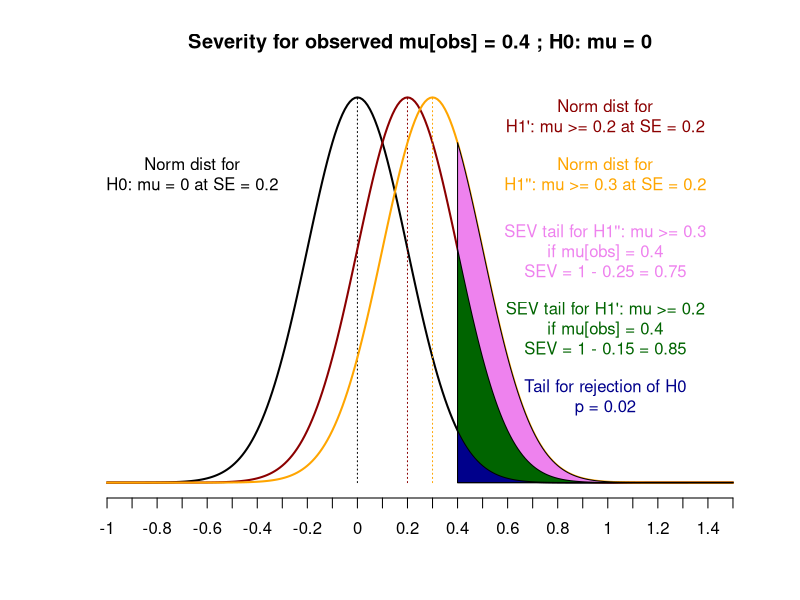

This figure's R source:
save.pdf = F

# Sig level.
sig <- 0.05

# Hypothesis.
# H0 : mu = 0
# H1 : mu > 0

# Parameters.
sd <- 2
n <- 100

# The three outcomes.
mus <- c( mu1 <- 0.4 # 2σ
          , mu2 <- 0.6 # 3σ
          , mu3 <- 1.0 # 5σ
)

# Significance tests for the tree outcomes.
se <- sd/sqrt(n)

zs <- mus/se
ps <- 1-pnorm(zs)
sigs <- ps <= sig


cat("=== Sig tests for potential outcomes ===\n"
    , "H0 : mu = 0\n", "H1 : mu > 0\n"
    , "sd = ", sd, "\nn = ", n, "\n"
    , "se = ", sd, "/√", n, " = ", se, "\n\n"
    , sep=""
)
for (i in 1:length(mus)) {
  cat("mu_obs = ", mus[i]
      , "\n z = ", zs[i]
      , "\n p = ", ps[i]
      , "\n sig = ", sigs[i]
      , "\n\n"
      , sep = ""
  )
}


if (save.pdf) pdf("severity2.pdf")

# Now set some discrepancy from the null for which sig-level has been
# reached. For example 0.4. It's two SEs from the mean under the Null.
# Is such an outcome good evidence for mu > 0.2? The goal is to tell us more
# about the probabilities of concrete deviations from the Null, not just
# "It's something larger than 0."
1-pnorm(1)
xs <- seq(-1, 1.5, 0.01)
sev <- 1-qnorm(p = 0.4, mean = 0.2, sd = se, lower.tail = T)
sev2 <- 1-qnorm(p = 0.4, mean = 0.3, sd = se, lower.tail = T)

plot(dnorm(xs, mean = 0, sd = se), type = "l", xaxt = "n", col = 1, lwd = 2,
     main = "Severity for observed mu[obs] = 0.4 ; H0: mu = 0",
     ylab="", xlab = "", yaxt = "n", frame.plot = F)
lines(rep(which.min(abs(xs - 0)), 2), c(0, dnorm(0, mean = 0, sd = se)), col = 1, lwd = 1, lty = 3)

lines(dnorm(xs, mean = 0.2, sd = se), col = "darkred", lwd = 2)
lines(rep(which.min(abs(xs - 0.2)), 2), c(0, dnorm(0.2, mean = 0.2, sd = se)), col = "darkred", lwd = 1, lty = 3)

lines(dnorm(xs, mean = 0.3, sd = se), col = "orange", lwd = 2)
lines(rep(which.min(abs(xs - 0.3)), 2), c(0, dnorm(0.3, mean = 0.3, sd = se)), col = "orange", lwd = 1, lty = 3)

# lines(rep(which.min(abs(xs - 0.4)), 2), c(0, ), col = 3, lwd = 2)
x.start <- which.min(abs(xs - 0.4))
x.end <- length(xs)
y1.all <- dnorm(seq(0.4, 1.5, 0.01), mean = 0, sd = se)
y2.all <- dnorm(seq(0.4, 1.5, 0.01), mean = 0.2, sd = se)
y3.all <- dnorm(seq(0.4, 1.5, 0.01), mean = 0.3, sd = se)
polygon(c(x.start, x.start:x.end), c(0, y3.all), col = "violet")
polygon(c(x.start, x.start:x.end), c(0, y2.all), col = "darkgreen")
polygon(c(x.start, x.start:x.end), c(0, y1.all), col = "darkblue")

axis(1, at = seq(1:length(xs))[c(TRUE, rep(FALSE, 9))], labels = xs[c(TRUE, rep(FALSE, 9))])
text(x = 35, y = 1.6, labels = paste0("Norm dist for\nH0: mu = 0 at SE = ", se))
text(x = 200, y = 1.9, labels = paste0("Norm dist for\nH1': mu >= 0.2 at SE = ", se), col ="darkred")
text(x = 200, y = 1.6, labels = paste0("Norm dist for\nH1'': mu >= 0.3 at SE = ", se), col ="orange")

text(x = 200, y = 1.2, labels = paste0("SEV tail for H1'': mu >= 0.3\nif mu[obs] = 0.4\nSEV = 1 - ", round(1-sev2, 2), " = ", round(sev2,2)), col ="violet")
text(x = 200, y = 0.8, labels = paste0("SEV tail for H1': mu >= 0.2\nif mu[obs] = 0.4\nSEV = 1 - ", round(1-sev, 2), " = ", round(sev,2)), col ="darkgreen")
text(x = 200, y = 0.45, labels = paste0("Tail for rejection of H0\np = ", round(ps[1], 2)), col = "darkblue")

if (save.pdf) dev.off()
